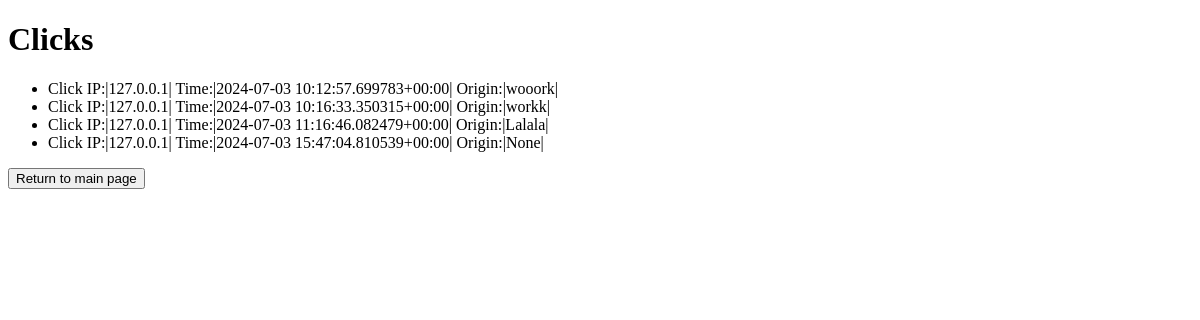
/clicks/, run on an earlier commit of the app's database.
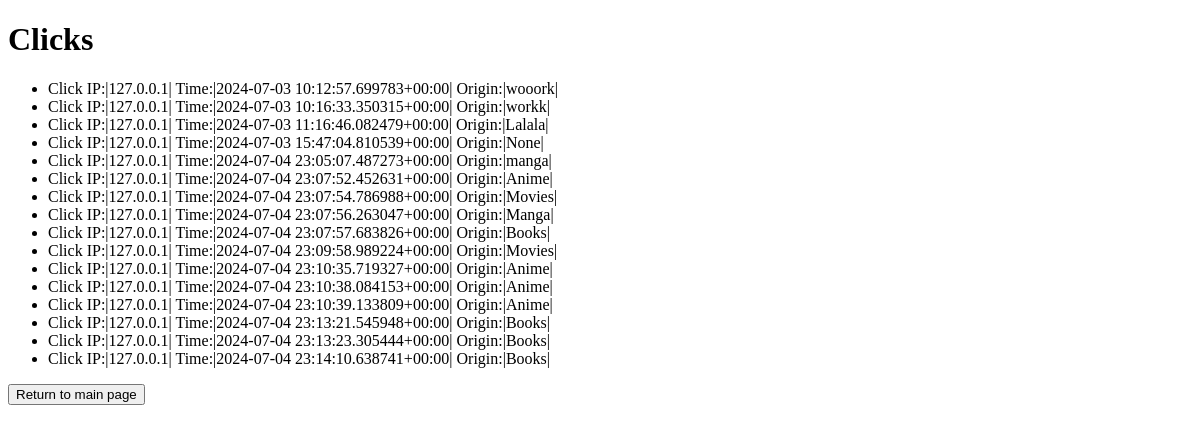
And on a later commit of the database.
### T31/models.py (models this page shows)
class Click(models.Model):
    ip_address = models.GenericIPAddressField()
    browser_info = models.CharField(max_length=255)
    timestamp = models.DateTimeField(default=now)
    project = models.CharField(max_length=100, null=True, blank=True)
    thank_you_page = models.URLField()
    def __str__(self):
        return f"Click IP:|{self.ip_address}| Time:|{self.timestamp}| Origin:|{self.project}|"

### T31/views.py (the view)
# urls.py: path('clicks/', clicks, name='clicks'),
def clicks(request):
    queryset = Click.objects.all()
    return render(request, 'clicks.html', {'clicks': queryset})

### T31/templates/clicks.html (shortened to what this page needs)
<!DOCTYPE html>
<html lang="en">
<head>
</head>
<body>
    <h1>Clicks</h1>
    <ul>
    {% for click in clicks %}
        <li>{{click}}</li>
    {% endfor %}
    </ul>
    <form action="http://127.0.0.1:8000/main/">
        <input type="submit" value="Return to main page" />
    </form>
</body>
</html>

What changed in the data, as far as the page shows it:
added Click: ip_address+timestamp+project "Click IP:|127.0.0.1| Time:|2024-07-04 23:05:07.487273+00:00| Origin:|manga|"
added Click: ip_address+timestamp+project "Click IP:|127.0.0.1| Time:|2024-07-04 23:07:52.452631+00:00| Origin:|Anime|"
added Click: ip_address+timestamp+project "Click IP:|127.0.0.1| Time:|2024-07-04 23:07:54.786988+00:00| Origin:|Movies|"
added Click: ip_address+timestamp+project "Click IP:|127.0.0.1| Time:|2024-07-04 23:07:56.263047+00:00| Origin:|Manga|"
added Click: ip_address+timestamp+project "Click IP:|127.0.0.1| Time:|2024-07-04 23:07:57.683826+00:00| Origin:|Books|"
added Click: ip_address+timestamp+project "Click IP:|127.0.0.1| Time:|2024-07-04 23:09:58.989224+00:00| Origin:|Movies|"
added Click: ip_address+timestamp+project "Click IP:|127.0.0.1| Time:|2024-07-04 23:10:35.719327+00:00| Origin:|Anime|"
added Click: ip_address+timestamp+project "Click IP:|127.0.0.1| Time:|2024-07-04 23:10:38.084153+00:00| Origin:|Anime|"
added Click: ip_address+timestamp+project "Click IP:|127.0.0.1| Time:|2024-07-04 23:10:39.133809+00:00| Origin:|Anime|"
added Click: ip_address+timestamp+project "Click IP:|127.0.0.1| Time:|2024-07-04 23:13:21.545948+00:00| Origin:|Books|"
added Click: ip_address+timestamp+project "Click IP:|127.0.0.1| Time:|2024-07-04 23:13:23.305444+00:00| Origin:|Books|"
added Click: ip_address+timestamp+project "Click IP:|127.0.0.1| Time:|2024-07-04 23:14:10.638741+00:00| Origin:|Books|"
